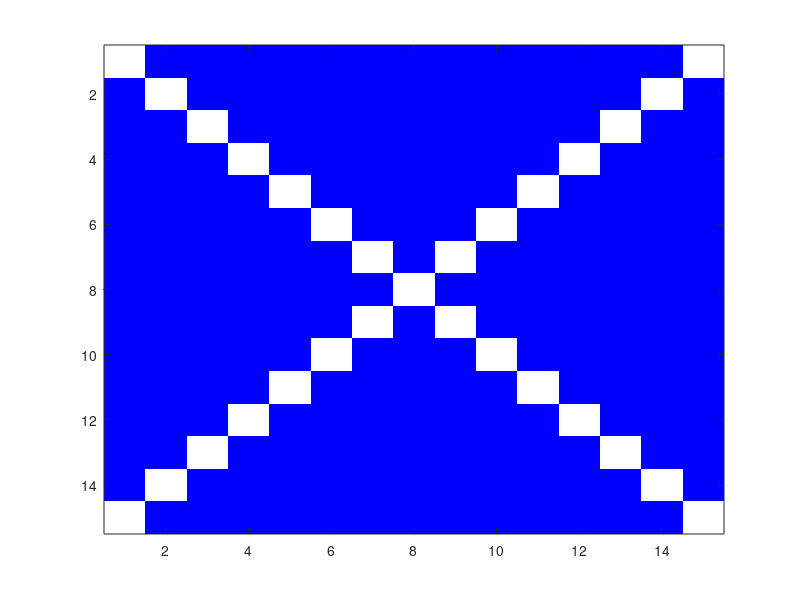
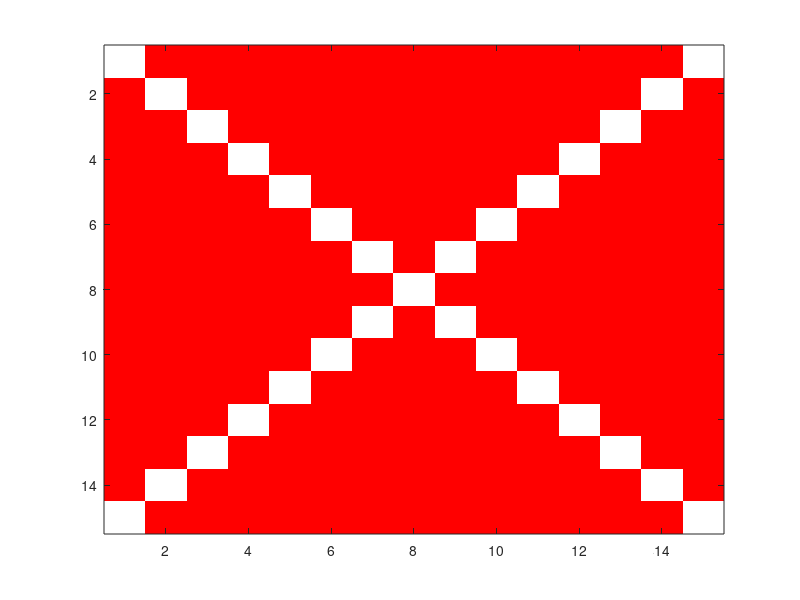
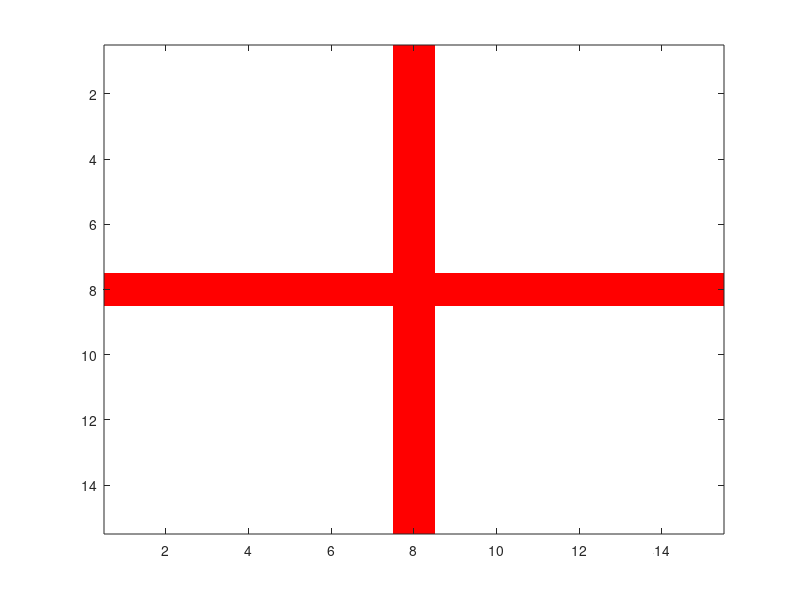
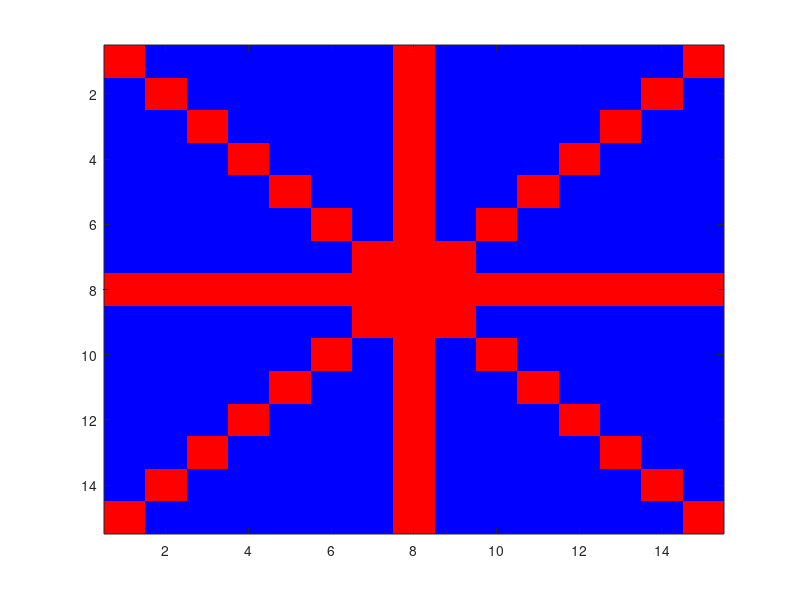

Reproduce these figures in MATLAB, in order.
%% Ch5 Homework
% 5.1
clear all
flagsize=15;
saltire=zeros(flagsize);

for i=1:flagsize
    saltire(i, i)=1;
    saltire((flagsize+1)-i, i)=1;
end

figure(1)
image(saltire+1)
cmap=[0,0,1;1,1,1];
colormap(cmap)

figure(2)
image(saltire+1)
cmap= [1,0,0;1,1,1];
colormap(cmap)

george=zeros(flagsize);
george(ceil(flagsize/2), :)=1;
george(:,ceil(flagsize/2))=1;
figure(3)
image(george+1)
cmap=[ 1 1 1 ; 1 0 0];
colormap(cmap)

union=(saltire+(2*george))+1;
union(union>3)=3;
figure(4)
image(union)
cmap(1, :)= [0,0,1];
cmap(2, :)= [1,0,0];
cmap(3, :)= [1,0,0];
colormap(cmap)

bars=[ceil(flagsize/2)-1 ceil(flagsize/2)+1];
union(bars, :)=union(bars, :)+3;
union(:,bars)=union(:, bars)+3;
union(union>6)=union(union>6)-3; 
union(ceil(flagsize/2), :)=6;
union(:,ceil(flagsize/2))=6;
figure(5)
image(union)
cmap(4, :)= [1,1,1];
cmap(5, :)= [1,1,1];
cmap(6, :)= [1,0,0];
colormap(cmap)

for i=1:flagsize
    for j=1:flagsize
        if i==j-1 || j==i-1 || i==j+1 || j==i+1 
            if union(i, j)<6
                union(i, j)=5;
                union(i, (flagsize+1)-j)=5;
            end
        end
    end
end

figure(6)
image(union)
colormap(cmap)
axis off; axis equal
%% 5.2
ntrials=30;
durtrial=5*1000;
timevec=0:2:durtrial*ntrials;
data=sin((2*pi*timevec)/(durtrial))+.1*randn(size(timevec));
plot(timevec, data, '-')
% a)
firstHalfSec=[];
repeatedVec=1:1:251;
for i=1:30
    firstHalfSec=[firstHalfSec,repeatedVec+((i-1)*2500)];
end
firstHalfSec
firstHalfSecData=data(firstHalfSec);
mean(firstHalfSecData)
% b)
interval=[];
repeatedVec2=1000:1:1251;
for j=1:30
    interval=[interval,repeatedVec2+((j-1)*2500)];
end
intervalData=data(interval);
mean(intervalData)
% c)
timePoints=find(data>0.9);
% d)
timePoints=find(data>0.7 & data<0.8);
%% 5.3
%Sam Lin collects data on 70 rats. 20 of them were duds and their data were thrown away. 
ratID=1:70; ratID=ratID(randperm(length(ratID))); ratID=sort(ratID(1:50)); 
%On the remaining rats he collects 10000 trials, and he calculates the 
% correct across each bin of 100 trials.
binsteps=1:100:10000;
[X, Y]=meshgrid(1:length(ratID), 1:length(binsteps));
per=Y+randi(10, size(Y))-5;
per(per>100)=100; per(per<0)=0;
% a)
image(per')
cmap=gray(100);
colormap(cmap)
% b)

cmap(90:100,:) = 1;
cmap(1:10,:) = 0;
colormap(cmap)
% c)
trials=per(60:70,:); 
trialsAbove66=trials>66;
ratsTrialsAbove66=sum(trialsAbove66);
numRatsTrialsAbove66=nnz(ratsTrialsAbove66)
% d)
ratsTrialsAbove66=ratsTrialsAbove66>0;
% e)
for i=1:100
    row=per(i,:);
    trialsAbove80=row>80;
    numRatsTrialsAbove80=nnz(trialsAbove80);
    if numRatsTrialsAbove80>=40
        disp(num2str(i));
        break
    end
end
% f)
per(56:76,2:2:50)=NaN;
